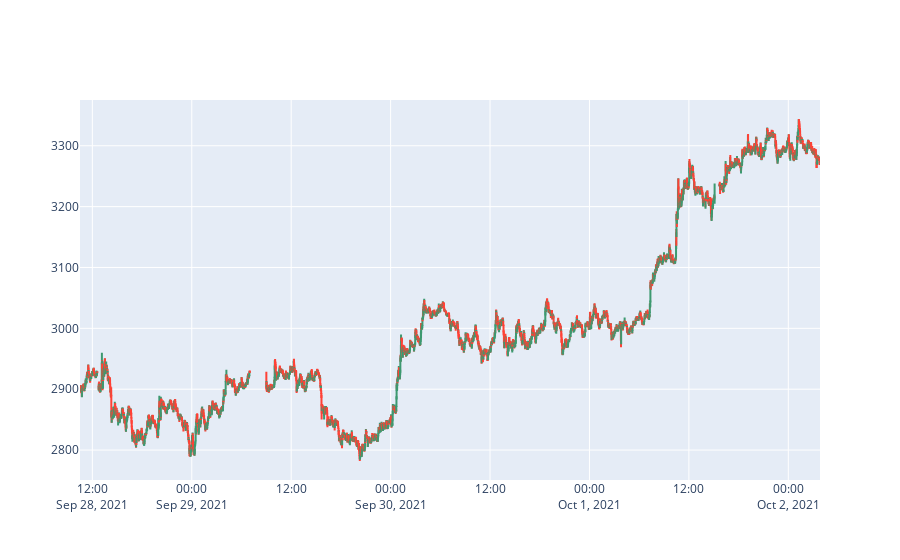

The code cell stored with this chart in its notebook:
### Code cell
df["Timestamp"] = df["Timestamp"].apply(lambda row: pd.to_datetime(row,unit='ms'))

def draw(df):
    fig = go.Figure(data=[go.Candlestick(x=df['Timestamp'],
                open=df['Open'],
                high=df['High'],
                low=df['Low'],
                close=df['Close'])])

    fig.update_layout(xaxis_rangeslider_visible=False)
    fig.show()
draw(df)

### Figure 1 — Plotly figure (JSON) as saved in the notebook; plotly's stock layout.template omitted (floating-point values rounded to 4 significant figures; data arrays with more than 128 entries replaced by an {"elided": "..."} marker saying what was removed)
{"data": [{"close": {"elided": "5165 float values"}, "high": {"elided": "5165 float values"}, "low": {"elided": "5165 float values"}, "open": {"elided": "5165 float values"}, "type": "candlestick", "x": {"elided": "5165 str values"}}], "layout": {"xaxis": {"rangeslider": {"visible": false}}}}
